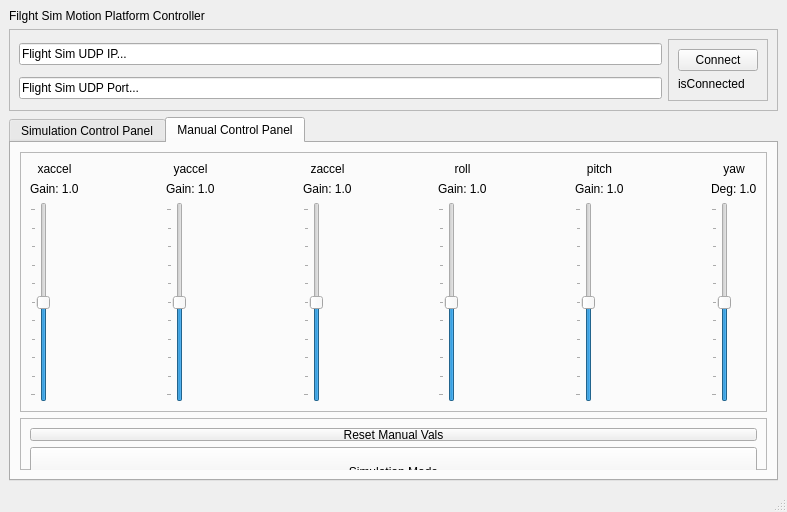
<?xml version="1.0" encoding="UTF-8"?>
<ui version="4.0">
 <class>MainWindow</class>
 <widget class="QMainWindow" name="MainWindow">
  <property name="enabled">
   <bool>true</bool>
  </property>
  <property name="geometry">
   <rect>
    <x>0</x>
    <y>0</y>
    <width>787</width>
    <height>510</height>
   </rect>
  </property>
  <property name="sizePolicy">
   <sizepolicy hsizetype="Fixed" vsizetype="Fixed">
    <horstretch>0</horstretch>
    <verstretch>0</verstretch>
   </sizepolicy>
  </property>
  <property name="windowTitle">
   <string>MainWindow</string>
  </property>
  <widget class="QWidget" name="centralwidget">
   <property name="sizePolicy">
    <sizepolicy hsizetype="Expanding" vsizetype="Expanding">
     <horstretch>1</horstretch>
     <verstretch>1</verstretch>
    </sizepolicy>
   </property>
   <layout class="QGridLayout" name="gridLayout_2">
    <item row="0" column="0">
     <widget class="QLabel" name="SM_STATUS">
      <property name="text">
       <string>Filght Sim Motion Platform Controller</string>
      </property>
     </widget>
    </item>
    <item row="1" column="0">
     <widget class="QFrame" name="frame_2">
      <property name="frameShape">
       <enum>QFrame::StyledPanel</enum>
      </property>
      <property name="frameShadow">
       <enum>QFrame::Raised</enum>
      </property>
      <layout class="QGridLayout" name="gridLayout_3">
       <item row="0" column="1" rowspan="2">
        <widget class="QFrame" name="frame_3">
         <property name="frameShape">
          <enum>QFrame::StyledPanel</enum>
         </property>
         <property name="frameShadow">
          <enum>QFrame::Raised</enum>
         </property>
         <layout class="QVBoxLayout" name="verticalLayout_4">
          <item>
           <widget class="QPushButton" name="Connect">
            <property name="text">
             <string>Connect</string>
            </property>
           </widget>
          </item>
          <item>
           <widget class="QLabel" name="is_flight_sim_connected">
            <property name="text">
             <string>isConnected</string>
            </property>
           </widget>
          </item>
         </layout>
        </widget>
       </item>
       <item row="0" column="0">
        <widget class="QLineEdit" name="flight_sim_IP">
         <property name="text">
          <string>Flight Sim UDP IP...</string>
         </property>
        </widget>
       </item>
       <item row="1" column="0">
        <widget class="QLineEdit" name="flight_sim_UDP">
         <property name="text">
          <string>Flight Sim UDP Port...</string>
         </property>
        </widget>
       </item>
      </layout>
     </widget>
    </item>
    <item row="2" column="0">
     <widget class="QTabWidget" name="tabWidget">
      <property name="currentIndex">
       <number>1</number>
      </property>
      <widget class="QWidget" name="tab">
       <attribute name="title">
        <string>Simulation Control Panel</string>
       </attribute>
       <layout class="QGridLayout" name="gridLayout_4">
        <item row="1" column="0">
         <widget class="QFrame" name="frame_4">
          <property name="frameShape">
           <enum>QFrame::StyledPanel</enum>
          </property>
          <property name="frameShadow">
           <enum>QFrame::Raised</enum>
          </property>
          <layout class="QHBoxLayout" name="horizontalLayout">
           <item>
            <widget class="QPushButton" name="reset_gains">
             <property name="text">
              <string>Reset Gains</string>
             </property>
            </widget>
           </item>
           <item>
            <widget class="QPushButton" name="manual_mode_button">
             <property name="text">
              <string>Manual Mode</string>
             </property>
            </widget>
           </item>
          </layout>
         </widget>
        </item>
        <item row="0" column="0">
         <widget class="QFrame" name="frame">
          <property name="sizePolicy">
           <sizepolicy hsizetype="Expanding" vsizetype="Expanding">
            <horstretch>0</horstretch>
            <verstretch>0</verstretch>
           </sizepolicy>
          </property>
          <property name="frameShape">
           <enum>QFrame::StyledPanel</enum>
          </property>
          <property name="frameShadow">
           <enum>QFrame::Raised</enum>
          </property>
          <layout class="QGridLayout" name="gridLayout">
           <item row="1" column="4">
            <widget class="QLabel" name="yaccel_label">
             <property name="text">
              <string>Gain: 1.0</string>
             </property>
            </widget>
           </item>
           <item row="1" column="2">
            <widget class="QLabel" name="xaccel_label">
             <property name="text">
              <string>Gain: 1.0</string>
             </property>
            </widget>
           </item>
           <item row="1" column="8">
            <widget class="QLabel" name="roll_label">
             <property name="text">
              <string>Gain: 1.0</string>
             </property>
            </widget>
           </item>
           <item row="1" column="6">
            <widget class="QLabel" name="zaccel_label">
             <property name="text">
              <string>Gain: 1.0</string>
             </property>
            </widget>
           </item>
           <item row="1" column="10">
            <widget class="QLabel" name="pitch_label">
             <property name="text">
              <string>Gain: 1.0</string>
             </property>
            </widget>
           </item>
           <item row="1" column="12">
            <widget class="QLabel" name="yaw_label">
             <property name="text">
              <string>Gain: 1.0</string>
             </property>
            </widget>
           </item>
           <item row="1" column="14" rowspan="2">
            <widget class="QPushButton" name="start">
             <property name="sizePolicy">
              <sizepolicy hsizetype="Fixed" vsizetype="Expanding">
               <horstretch>0</horstretch>
               <verstretch>0</verstretch>
              </sizepolicy>
             </property>
             <property name="text">
              <string>START</string>
             </property>
            </widget>
           </item>
           <item row="2" column="8">
            <widget class="QSlider" name="roll">
             <property name="minimumSize">
              <size>
               <width>20</width>
               <height>200</height>
              </size>
             </property>
             <property name="maximum">
              <number>10</number>
             </property>
             <property name="value">
              <number>5</number>
             </property>
             <property name="tracking">
              <bool>true</bool>
             </property>
             <property name="orientation">
              <enum>Qt::Vertical</enum>
             </property>
             <property name="invertedAppearance">
              <bool>false</bool>
             </property>
             <property name="invertedControls">
              <bool>false</bool>
             </property>
             <property name="tickPosition">
              <enum>QSlider::TicksAbove</enum>
             </property>
             <property name="tickInterval">
              <number>1</number>
             </property>
            </widget>
           </item>
           <item row="0" column="8">
            <widget class="QLabel" name="label_5">
             <property name="text">
              <string>roll</string>
             </property>
             <property name="alignment">
              <set>Qt::AlignCenter</set>
             </property>
            </widget>
           </item>
           <item row="0" column="4">
            <widget class="QLabel" name="label_3">
             <property name="text">
              <string>yaccel</string>
             </property>
             <property name="alignment">
              <set>Qt::AlignCenter</set>
             </property>
            </widget>
           </item>
           <item row="2" column="2">
            <widget class="QSlider" name="xaccel">
             <property name="minimumSize">
              <size>
               <width>20</width>
               <height>200</height>
              </size>
             </property>
             <property name="maximum">
              <number>10</number>
             </property>
             <property name="value">
              <number>5</number>
             </property>
             <property name="tracking">
              <bool>true</bool>
             </property>
             <property name="orientation">
              <enum>Qt::Vertical</enum>
             </property>
             <property name="invertedAppearance">
              <bool>false</bool>
             </property>
             <property name="invertedControls">
              <bool>false</bool>
             </property>
             <property name="tickPosition">
              <enum>QSlider::TicksAbove</enum>
             </property>
             <property name="tickInterval">
              <number>1</number>
             </property>
            </widget>
           </item>
           <item row="2" column="1">
            <spacer name="horizontalSpacer_7">
             <property name="orientation">
              <enum>Qt::Horizontal</enum>
             </property>
             <property name="sizeHint" stdset="0">
              <size>
               <width>40</width>
               <height>20</height>
              </size>
             </property>
            </spacer>
           </item>
           <item row="2" column="10">
            <widget class="QSlider" name="pitch">
             <property name="minimumSize">
              <size>
               <width>20</width>
               <height>200</height>
              </size>
             </property>
             <property name="maximum">
              <number>10</number>
             </property>
             <property name="value">
              <number>5</number>
             </property>
             <property name="tracking">
              <bool>true</bool>
             </property>
             <property name="orientation">
              <enum>Qt::Vertical</enum>
             </property>
             <property name="invertedAppearance">
              <bool>false</bool>
             </property>
             <property name="invertedControls">
              <bool>false</bool>
             </property>
             <property name="tickPosition">
              <enum>QSlider::TicksAbove</enum>
             </property>
             <property name="tickInterval">
              <number>1</number>
             </property>
            </widget>
           </item>
           <item row="0" column="10">
            <widget class="QLabel" name="label_6">
             <property name="text">
              <string>pitch</string>
             </property>
             <property name="alignment">
              <set>Qt::AlignCenter</set>
             </property>
            </widget>
           </item>
           <item row="0" column="0">
            <widget class="QLabel" name="label">
             <property name="text">
              <string>master</string>
             </property>
             <property name="alignment">
              <set>Qt::AlignCenter</set>
             </property>
            </widget>
           </item>
           <item row="2" column="13">
            <spacer name="horizontalSpacer">
             <property name="orientation">
              <enum>Qt::Horizontal</enum>
             </property>
             <property name="sizeHint" stdset="0">
              <size>
               <width>40</width>
               <height>20</height>
              </size>
             </property>
            </spacer>
           </item>
           <item row="1" column="16" rowspan="2">
            <widget class="QPushButton" name="reset">
             <property name="sizePolicy">
              <sizepolicy hsizetype="Fixed" vsizetype="Expanding">
               <horstretch>0</horstretch>
               <verstretch>0</verstretch>
              </sizepolicy>
             </property>
             <property name="text">
              <string>RESET</string>
             </property>
            </widget>
           </item>
           <item row="1" column="0">
            <widget class="QLabel" name="master_label">
             <property name="text">
              <string>Gain: 1.0</string>
             </property>
            </widget>
           </item>
           <item row="2" column="6">
            <widget class="QSlider" name="zaccel">
             <property name="sizePolicy">
              <sizepolicy hsizetype="Fixed" vsizetype="Expanding">
               <horstretch>0</horstretch>
               <verstretch>0</verstretch>
              </sizepolicy>
             </property>
             <property name="minimumSize">
              <size>
               <width>20</width>
               <height>200</height>
              </size>
             </property>
             <property name="maximum">
              <number>10</number>
             </property>
             <property name="value">
              <number>5</number>
             </property>
             <property name="tracking">
              <bool>true</bool>
             </property>
             <property name="orientation">
              <enum>Qt::Vertical</enum>
             </property>
             <property name="invertedAppearance">
              <bool>false</bool>
             </property>
             <property name="invertedControls">
              <bool>false</bool>
             </property>
             <property name="tickPosition">
              <enum>QSlider::TicksAbove</enum>
             </property>
             <property name="tickInterval">
              <number>1</number>
             </property>
            </widget>
           </item>
           <item row="0" column="2">
            <widget class="QLabel" name="label_2">
             <property name="text">
              <string>xaccel</string>
             </property>
             <property name="alignment">
              <set>Qt::AlignCenter</set>
             </property>
            </widget>
           </item>
           <item row="2" column="4">
            <widget class="QSlider" name="yaccel">
             <property name="minimumSize">
              <size>
               <width>20</width>
               <height>200</height>
              </size>
             </property>
             <property name="maximum">
              <number>10</number>
             </property>
             <property name="value">
              <number>5</number>
             </property>
             <property name="tracking">
              <bool>true</bool>
             </property>
             <property name="orientation">
              <enum>Qt::Vertical</enum>
             </property>
             <property name="invertedAppearance">
              <bool>false</bool>
             </property>
             <property name="invertedControls">
              <bool>false</bool>
             </property>
             <property name="tickPosition">
              <enum>QSlider::TicksAbove</enum>
             </property>
             <property name="tickInterval">
              <number>1</number>
             </property>
            </widget>
           </item>
           <item row="0" column="6">
            <widget class="QLabel" name="label_4">
             <property name="text">
              <string>zaccel</string>
             </property>
             <property name="alignment">
              <set>Qt::AlignCenter</set>
             </property>
            </widget>
           </item>
           <item row="2" column="0">
            <widget class="QSlider" name="master">
             <property name="enabled">
              <bool>true</bool>
             </property>
             <property name="minimumSize">
              <size>
               <width>20</width>
               <height>200</height>
              </size>
             </property>
             <property name="maximum">
              <number>10</number>
             </property>
             <property name="value">
              <number>5</number>
             </property>
             <property name="tracking">
              <bool>true</bool>
             </property>
             <property name="orientation">
              <enum>Qt::Vertical</enum>
             </property>
             <property name="invertedAppearance">
              <bool>false</bool>
             </property>
             <property name="invertedControls">
              <bool>false</bool>
             </property>
             <property name="tickPosition">
              <enum>QSlider::TicksAbove</enum>
             </property>
             <property name="tickInterval">
              <number>1</number>
             </property>
            </widget>
           </item>
           <item row="0" column="12">
            <widget class="QLabel" name="label_7">
             <property name="text">
              <string>yaw</string>
             </property>
             <property name="alignment">
              <set>Qt::AlignCenter</set>
             </property>
            </widget>
           </item>
           <item row="2" column="11">
            <spacer name="horizontalSpacer_2">
             <property name="orientation">
              <enum>Qt::Horizontal</enum>
             </property>
             <property name="sizeHint" stdset="0">
              <size>
               <width>40</width>
               <height>20</height>
              </size>
             </property>
            </spacer>
           </item>
           <item row="2" column="3">
            <spacer name="horizontalSpacer_6">
             <property name="orientation">
              <enum>Qt::Horizontal</enum>
             </property>
             <property name="sizeHint" stdset="0">
              <size>
               <width>40</width>
               <height>20</height>
              </size>
             </property>
            </spacer>
           </item>
           <item row="1" column="15" rowspan="2">
            <widget class="QPushButton" name="stop">
             <property name="sizePolicy">
              <sizepolicy hsizetype="Fixed" vsizetype="Expanding">
               <horstretch>0</horstretch>
               <verstretch>0</verstretch>
              </sizepolicy>
             </property>
             <property name="text">
              <string>STOP</string>
             </property>
            </widget>
           </item>
           <item row="2" column="5">
            <spacer name="horizontalSpacer_5">
             <property name="orientation">
              <enum>Qt::Horizontal</enum>
             </property>
             <property name="sizeHint" stdset="0">
              <size>
               <width>40</width>
               <height>20</height>
              </size>
             </property>
            </spacer>
           </item>
           <item row="2" column="7">
            <spacer name="horizontalSpacer_4">
             <property name="orientation">
              <enum>Qt::Horizontal</enum>
             </property>
             <property name="sizeHint" stdset="0">
              <size>
               <width>40</width>
               <height>20</height>
              </size>
             </property>
            </spacer>
           </item>
           <item row="2" column="9">
            <spacer name="horizontalSpacer_3">
             <property name="orientation">
              <enum>Qt::Horizontal</enum>
             </property>
             <property name="sizeHint" stdset="0">
              <size>
               <width>40</width>
               <height>20</height>
              </size>
             </property>
            </spacer>
           </item>
           <item row="2" column="12">
            <widget class="QSlider" name="yaw">
             <property name="minimumSize">
              <size>
               <width>20</width>
               <height>200</height>
              </size>
             </property>
             <property name="maximum">
              <number>10</number>
             </property>
             <property name="value">
              <number>5</number>
             </property>
             <property name="tracking">
              <bool>true</bool>
             </property>
             <property name="orientation">
              <enum>Qt::Vertical</enum>
             </property>
             <property name="invertedAppearance">
              <bool>false</bool>
             </property>
             <property name="invertedControls">
              <bool>false</bool>
             </property>
             <property name="tickPosition">
              <enum>QSlider::TicksAbove</enum>
             </property>
             <property name="tickInterval">
              <number>1</number>
             </property>
            </widget>
           </item>
          </layout>
         </widget>
        </item>
       </layout>
      </widget>
      <widget class="QWidget" name="tab_2">
       <attribute name="title">
        <string>Manual Control Panel</string>
       </attribute>
       <layout class="QGridLayout" name="gridLayout_5">
        <item row="0" column="0">
         <widget class="QFrame" name="frame_5">
          <property name="frameShape">
           <enum>QFrame::StyledPanel</enum>
          </property>
          <property name="frameShadow">
           <enum>QFrame::Raised</enum>
          </property>
          <layout class="QGridLayout" name="gridLayout_6">
           <item row="1" column="0">
            <widget class="QLabel" name="xaccel_label_2">
             <property name="text">
              <string>Gain: 1.0</string>
             </property>
            </widget>
           </item>
           <item row="1" column="2">
            <widget class="QLabel" name="yaccel_label_2">
             <property name="text">
              <string>Gain: 1.0</string>
             </property>
            </widget>
           </item>
           <item row="2" column="5">
            <spacer name="horizontalSpacer_8">
             <property name="orientation">
              <enum>Qt::Horizontal</enum>
             </property>
             <property name="sizeHint" stdset="0">
              <size>
               <width>98</width>
               <height>20</height>
              </size>
             </property>
            </spacer>
           </item>
           <item row="2" column="9">
            <spacer name="horizontalSpacer_10">
             <property name="orientation">
              <enum>Qt::Horizontal</enum>
             </property>
             <property name="sizeHint" stdset="0">
              <size>
               <width>98</width>
               <height>20</height>
              </size>
             </property>
            </spacer>
           </item>
           <item row="2" column="3">
            <spacer name="horizontalSpacer_12">
             <property name="orientation">
              <enum>Qt::Horizontal</enum>
             </property>
             <property name="sizeHint" stdset="0">
              <size>
               <width>99</width>
               <height>20</height>
              </size>
             </property>
            </spacer>
           </item>
           <item row="1" column="4">
            <widget class="QLabel" name="zaccel_label_2">
             <property name="text">
              <string>Gain: 1.0</string>
             </property>
            </widget>
           </item>
           <item row="2" column="6">
            <widget class="QSlider" name="roll_manual">
             <property name="minimumSize">
              <size>
               <width>20</width>
               <height>200</height>
              </size>
             </property>
             <property name="maximum">
              <number>10</number>
             </property>
             <property name="value">
              <number>5</number>
             </property>
             <property name="tracking">
              <bool>true</bool>
             </property>
             <property name="orientation">
              <enum>Qt::Vertical</enum>
             </property>
             <property name="invertedAppearance">
              <bool>false</bool>
             </property>
             <property name="invertedControls">
              <bool>false</bool>
             </property>
             <property name="tickPosition">
              <enum>QSlider::TicksAbove</enum>
             </property>
             <property name="tickInterval">
              <number>1</number>
             </property>
            </widget>
           </item>
           <item row="2" column="7">
            <spacer name="horizontalSpacer_11">
             <property name="orientation">
              <enum>Qt::Horizontal</enum>
             </property>
             <property name="sizeHint" stdset="0">
              <size>
               <width>99</width>
               <height>20</height>
              </size>
             </property>
            </spacer>
           </item>
           <item row="2" column="8">
            <widget class="QSlider" name="pitch_manual">
             <property name="minimumSize">
              <size>
               <width>20</width>
               <height>200</height>
              </size>
             </property>
             <property name="maximum">
              <number>10</number>
             </property>
             <property name="value">
              <number>5</number>
             </property>
             <property name="tracking">
              <bool>true</bool>
             </property>
             <property name="orientation">
              <enum>Qt::Vertical</enum>
             </property>
             <property name="invertedAppearance">
              <bool>false</bool>
             </property>
             <property name="invertedControls">
              <bool>false</bool>
             </property>
             <property name="tickPosition">
              <enum>QSlider::TicksAbove</enum>
             </property>
             <property name="tickInterval">
              <number>1</number>
             </property>
            </widget>
           </item>
           <item row="2" column="10">
            <widget class="QSlider" name="yaw_manual">
             <property name="minimumSize">
              <size>
               <width>20</width>
               <height>200</height>
              </size>
             </property>
             <property name="maximum">
              <number>10</number>
             </property>
             <property name="value">
              <number>5</number>
             </property>
             <property name="tracking">
              <bool>true</bool>
             </property>
             <property name="orientation">
              <enum>Qt::Vertical</enum>
             </property>
             <property name="invertedAppearance">
              <bool>false</bool>
             </property>
             <property name="invertedControls">
              <bool>false</bool>
             </property>
             <property name="tickPosition">
              <enum>QSlider::TicksAbove</enum>
             </property>
             <property name="tickInterval">
              <number>1</number>
             </property>
            </widget>
           </item>
           <item row="1" column="8">
            <widget class="QLabel" name="pitch_label_2">
             <property name="text">
              <string>Gain: 1.0</string>
             </property>
            </widget>
           </item>
           <item row="2" column="2">
            <widget class="QSlider" name="yaccel_manual">
             <property name="minimumSize">
              <size>
               <width>20</width>
               <height>200</height>
              </size>
             </property>
             <property name="maximum">
              <number>10</number>
             </property>
             <property name="value">
              <number>5</number>
             </property>
             <property name="tracking">
              <bool>true</bool>
             </property>
             <property name="orientation">
              <enum>Qt::Vertical</enum>
             </property>
             <property name="invertedAppearance">
              <bool>false</bool>
             </property>
             <property name="invertedControls">
              <bool>false</bool>
             </property>
             <property name="tickPosition">
              <enum>QSlider::TicksAbove</enum>
             </property>
             <property name="tickInterval">
              <number>1</number>
             </property>
            </widget>
           </item>
           <item row="1" column="10">
            <widget class="QLabel" name="yaw_label_2">
             <property name="text">
              <string>Deg: 1.0</string>
             </property>
            </widget>
           </item>
           <item row="1" column="6">
            <widget class="QLabel" name="roll_label_2">
             <property name="text">
              <string>Gain: 1.0</string>
             </property>
            </widget>
           </item>
           <item row="2" column="1">
            <spacer name="horizontalSpacer_13">
             <property name="orientation">
              <enum>Qt::Horizontal</enum>
             </property>
             <property name="sizeHint" stdset="0">
              <size>
               <width>98</width>
               <height>20</height>
              </size>
             </property>
            </spacer>
           </item>
           <item row="2" column="4">
            <widget class="QSlider" name="zaccel_manual">
             <property name="sizePolicy">
              <sizepolicy hsizetype="Fixed" vsizetype="Expanding">
               <horstretch>0</horstretch>
               <verstretch>0</verstretch>
              </sizepolicy>
             </property>
             <property name="minimumSize">
              <size>
               <width>20</width>
               <height>200</height>
              </size>
             </property>
             <property name="maximum">
              <number>10</number>
             </property>
             <property name="value">
              <number>5</number>
             </property>
             <property name="tracking">
              <bool>true</bool>
             </property>
             <property name="orientation">
              <enum>Qt::Vertical</enum>
             </property>
             <property name="invertedAppearance">
              <bool>false</bool>
             </property>
             <property name="invertedControls">
              <bool>false</bool>
             </property>
             <property name="tickPosition">
              <enum>QSlider::TicksAbove</enum>
             </property>
             <property name="tickInterval">
              <number>1</number>
             </property>
            </widget>
           </item>
           <item row="0" column="2">
            <widget class="QLabel" name="label_9">
             <property name="text">
              <string>yaccel</string>
             </property>
             <property name="alignment">
              <set>Qt::AlignCenter</set>
             </property>
            </widget>
           </item>
           <item row="0" column="4">
            <widget class="QLabel" name="label_8">
             <property name="text">
              <string>zaccel</string>
             </property>
             <property name="alignment">
              <set>Qt::AlignCenter</set>
             </property>
            </widget>
           </item>
           <item row="0" column="6">
            <widget class="QLabel" name="label_13">
             <property name="text">
              <string>roll</string>
             </property>
             <property name="alignment">
              <set>Qt::AlignCenter</set>
             </property>
            </widget>
           </item>
           <item row="0" column="8">
            <widget class="QLabel" name="label_10">
             <property name="text">
              <string>pitch</string>
             </property>
             <property name="alignment">
              <set>Qt::AlignCenter</set>
             </property>
            </widget>
           </item>
           <item row="0" column="10">
            <widget class="QLabel" name="label_11">
             <property name="text">
              <string>yaw</string>
             </property>
             <property name="alignment">
              <set>Qt::AlignCenter</set>
             </property>
            </widget>
           </item>
           <item row="0" column="0">
            <widget class="QLabel" name="label_14">
             <property name="text">
              <string>xaccel</string>
             </property>
             <property name="alignment">
              <set>Qt::AlignCenter</set>
             </property>
            </widget>
           </item>
           <item row="2" column="0">
            <widget class="QSlider" name="xaccel_manual">
             <property name="minimumSize">
              <size>
               <width>20</width>
               <height>200</height>
              </size>
             </property>
             <property name="maximum">
              <number>10</number>
             </property>
             <property name="value">
              <number>5</number>
             </property>
             <property name="tracking">
              <bool>true</bool>
             </property>
             <property name="orientation">
              <enum>Qt::Vertical</enum>
             </property>
             <property name="invertedAppearance">
              <bool>false</bool>
             </property>
             <property name="invertedControls">
              <bool>false</bool>
             </property>
             <property name="tickPosition">
              <enum>QSlider::TicksAbove</enum>
             </property>
             <property name="tickInterval">
              <number>1</number>
             </property>
            </widget>
           </item>
          </layout>
         </widget>
        </item>
        <item row="1" column="0">
         <widget class="QFrame" name="frame_6">
          <property name="minimumSize">
           <size>
            <width>0</width>
            <height>50</height>
           </size>
          </property>
          <property name="frameShape">
           <enum>QFrame::StyledPanel</enum>
          </property>
          <property name="frameShadow">
           <enum>QFrame::Raised</enum>
          </property>
          <layout class="QGridLayout" name="gridLayout_7">
           <item row="1" column="0">
            <widget class="QPushButton" name="simulation_mode_button">
             <property name="sizePolicy">
              <sizepolicy hsizetype="Minimum" vsizetype="Expanding">
               <horstretch>0</horstretch>
               <verstretch>0</verstretch>
              </sizepolicy>
             </property>
             <property name="minimumSize">
              <size>
               <width>0</width>
               <height>50</height>
              </size>
             </property>
             <property name="text">
              <string>Simulation Mode</string>
             </property>
            </widget>
           </item>
           <item row="0" column="0">
            <widget class="QPushButton" name="reset_gain_manual">
             <property name="sizePolicy">
              <sizepolicy hsizetype="Minimum" vsizetype="Expanding">
               <horstretch>0</horstretch>
               <verstretch>0</verstretch>
              </sizepolicy>
             </property>
             <property name="text">
              <string>Reset Manual Vals</string>
             </property>
            </widget>
           </item>
          </layout>
         </widget>
        </item>
       </layout>
      </widget>
     </widget>
    </item>
   </layout>
  </widget>
  <widget class="QMenuBar" name="menubar">
   <property name="geometry">
    <rect>
     <x>0</x>
     <y>0</y>
     <width>787</width>
     <height>18</height>
    </rect>
   </property>
  </widget>
  <widget class="QStatusBar" name="statusbar"/>
 </widget>
 <resources/>
 <connections/>
</ui>
